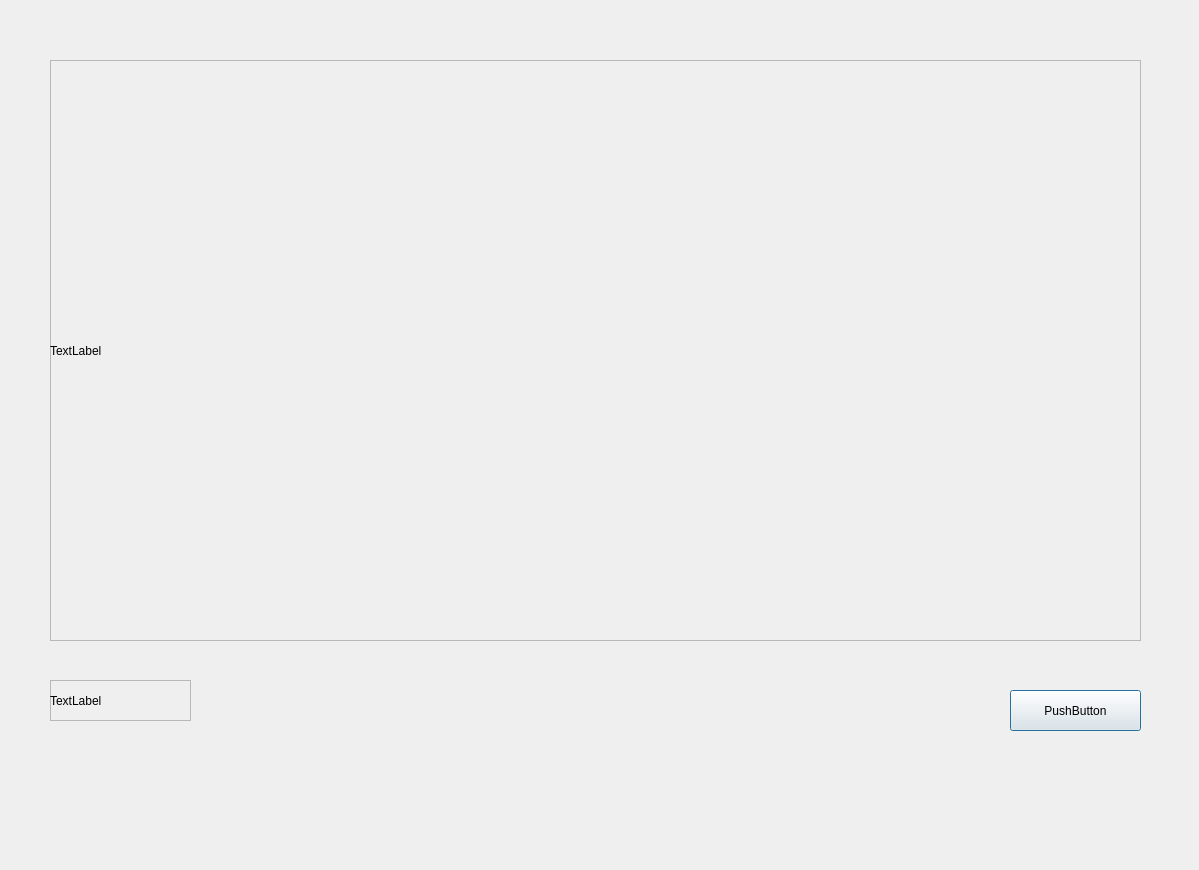
<?xml version="1.0" encoding="UTF-8"?>
<ui version="4.0">
 <class>Dialog</class>
 <widget class="QDialog" name="Dialog">
  <property name="geometry">
   <rect>
    <x>0</x>
    <y>0</y>
    <width>1199</width>
    <height>870</height>
   </rect>
  </property>
  <property name="windowTitle">
   <string>Dialog</string>
  </property>
  <widget class="QFrame" name="frame">
   <property name="geometry">
    <rect>
     <x>50</x>
     <y>60</y>
     <width>1091</width>
     <height>581</height>
    </rect>
   </property>
   <property name="frameShape">
    <enum>QFrame::StyledPanel</enum>
   </property>
   <property name="frameShadow">
    <enum>QFrame::Raised</enum>
   </property>
   <widget class="QLabel" name="video2">
    <property name="geometry">
     <rect>
      <x>0</x>
      <y>0</y>
      <width>1091</width>
      <height>581</height>
     </rect>
    </property>
    <property name="text">
     <string>TextLabel</string>
    </property>
   </widget>
  </widget>
  <widget class="QFrame" name="frame_2">
   <property name="geometry">
    <rect>
     <x>50</x>
     <y>680</y>
     <width>141</width>
     <height>41</height>
    </rect>
   </property>
   <property name="frameShape">
    <enum>QFrame::StyledPanel</enum>
   </property>
   <property name="frameShadow">
    <enum>QFrame::Raised</enum>
   </property>
   <widget class="QLabel" name="label">
    <property name="geometry">
     <rect>
      <x>0</x>
      <y>0</y>
      <width>141</width>
      <height>41</height>
     </rect>
    </property>
    <property name="text">
     <string>TextLabel</string>
    </property>
   </widget>
  </widget>
  <widget class="QPushButton" name="w1Button">
   <property name="geometry">
    <rect>
     <x>1010</x>
     <y>690</y>
     <width>131</width>
     <height>41</height>
    </rect>
   </property>
   <property name="text">
    <string>PushButton</string>
   </property>
  </widget>
 </widget>
 <resources/>
 <connections/>
</ui>
